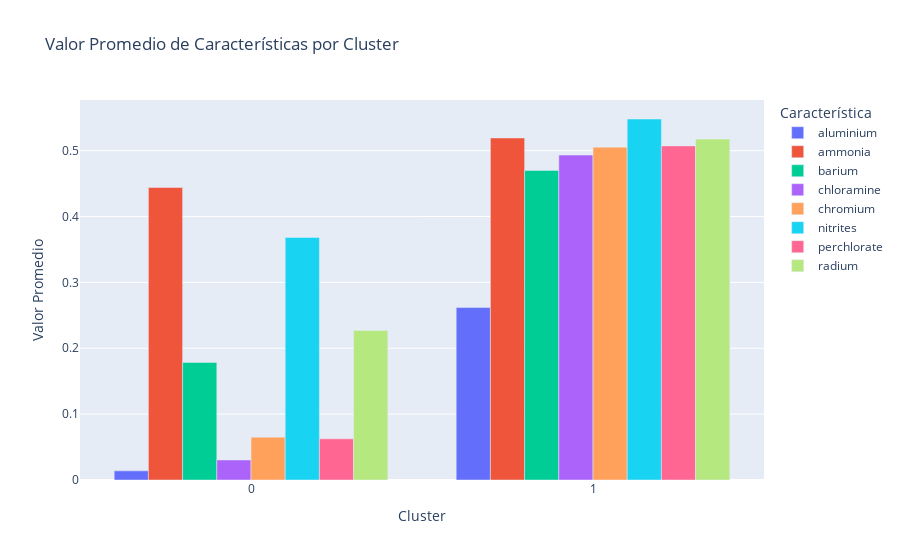

Write notebook code for a chart like this one.
### Code cell
# si lo quiero interactivo y en un solo grafico
import plotly.express as px

# Convertir el DataFrame de valores promedio por cluster a formato largo (long format)
cluster_means_long = cluster_means.reset_index().melt(id_vars='cluster', var_name='Feature', value_name='Valor Promedio')

# Crear el gráfico de barras utilizando Plotly Express
fig = px.bar(cluster_means_long, x='cluster', y='Valor Promedio', color='Feature', barmode='group',
             labels={'cluster': 'Cluster', 'Valor Promedio': 'Valor Promedio', 'Feature': 'Característica'},
             title='Valor Promedio de Características por Cluster')
fig.show()

### Figure 1 — Plotly figure (JSON) as saved in the notebook; plotly's stock layout.template omitted (floating-point values rounded to 4 significant figures)
{"data": [{"alignmentgroup": "True", "hovertemplate": "Característica=aluminium<br>Cluster=%{x}<br>Valor Promedio=%{y}<extra></extra>", "legendgroup": "aluminium", "marker": {"color": "#636efa", "pattern": {"shape": ""}}, "name": "aluminium", "offsetgroup": "aluminium", "orientation": "v", "showlegend": true, "textposition": "auto", "type": "bar", "x": [0, 1], "xaxis": "x", "y": [0.01385, 0.2618], "yaxis": "y"}, {"alignmentgroup": "True", "hovertemplate": "Característica=ammonia<br>Cluster=%{x}<br>Valor Promedio=%{y}<extra></extra>", "legendgroup": "ammonia", "marker": {"color": "#EF553B", "pattern": {"shape": ""}}, "name": "ammonia", "offsetgroup": "ammonia", "orientation": "v", "showlegend": true, "textposition": "auto", "type": "bar", "x": [0, 1], "xaxis": "x", "y": [0.444, 0.5193], "yaxis": "y"}, {"alignmentgroup": "True", "hovertemplate": "Característica=barium<br>Cluster=%{x}<br>Valor Promedio=%{y}<extra></extra>", "legendgroup": "barium", "marker": {"color": "#00cc96", "pattern": {"shape": ""}}, "name": "barium", "offsetgroup": "barium", "orientation": "v", "showlegend": true, "textposition": "auto", "type": "bar", "x": [0, 1], "xaxis": "x", "y": [0.1785, 0.47], "yaxis": "y"}, {"alignmentgroup": "True", "hovertemplate": "Característica=chloramine<br>Cluster=%{x}<br>Valor Promedio=%{y}<extra></extra>", "legendgroup": "chloramine", "marker": {"color": "#ab63fa", "pattern": {"shape": ""}}, "name": "chloramine", "offsetgroup": "chloramine", "orientation": "v", "showlegend": true, "textposition": "auto", "type": "bar", "x": [0, 1], "xaxis": "x", "y": [0.03041, 0.4932], "yaxis": "y"}, {"alignmentgroup": "True", "hovertemplate": "Característica=chromium<br>Cluster=%{x}<br>Valor Promedio=%{y}<extra></extra>", "legendgroup": "chromium", "marker": {"color": "#FFA15A", "pattern": {"shape": ""}}, "name": "chromium", "offsetgroup": "chromium", "orientation": "v", "showlegend": true, "textposition": "auto", "type": "bar", "x": [0, 1], "xaxis": "x", "y": [0.06502, 0.5053], "yaxis": "y"}, {"alignmentgroup": "True", "hovertemplate": "Característica=nitrites<br>Cluster=%{x}<br>Valor Promedio=%{y}<extra></extra>", "legendgroup": "nitrites", "marker": {"color": "#19d3f3", "pattern": {"shape": ""}}, "name": "nitrites", "offsetgroup": "nitrites", "orientation": "v", "showlegend": true, "textposition": "auto", "type": "bar", "x": [0, 1], "xaxis": "x", "y": [0.3682, 0.5481], "yaxis": "y"}, {"alignmentgroup": "True", "hovertemplate": "Característica=perchlorate<br>Cluster=%{x}<br>Valor Promedio=%{y}<extra></extra>", "legendgroup": "perchlorate", "marker": {"color": "#FF6692", "pattern": {"shape": ""}}, "name": "perchlorate", "offsetgroup": "perchlorate", "orientation": "v", "showlegend": true, "textposition": "auto", "type": "bar", "x": [0, 1], "xaxis": "x", "y": [0.06252, 0.5073], "yaxis": "y"}, {"alignmentgroup": "True", "hovertemplate": "Característica=radium<br>Cluster=%{x}<br>Valor Promedio=%{y}<extra></extra>", "legendgroup": "radium", "marker": {"color": "#B6E880", "pattern": {"shape": ""}}, "name": "radium", "offsetgroup": "radium", "orientation": "v", "showlegend": true, "textposition": "auto", "type": "bar", "x": [0, 1], "xaxis": "x", "y": [0.2271, 0.5176], "yaxis": "y"}], "layout": {"barmode": "group", "legend": {"title": {"text": "Característica"}, "tracegroupgap": 0}, "title": {"text": "Valor Promedio de Características por Cluster"}, "xaxis": {"anchor": "y", "domain": [0, 1], "title": {"text": "Cluster"}}, "yaxis": {"anchor": "x", "domain": [0, 1], "title": {"text": "Valor Promedio"}}}}
